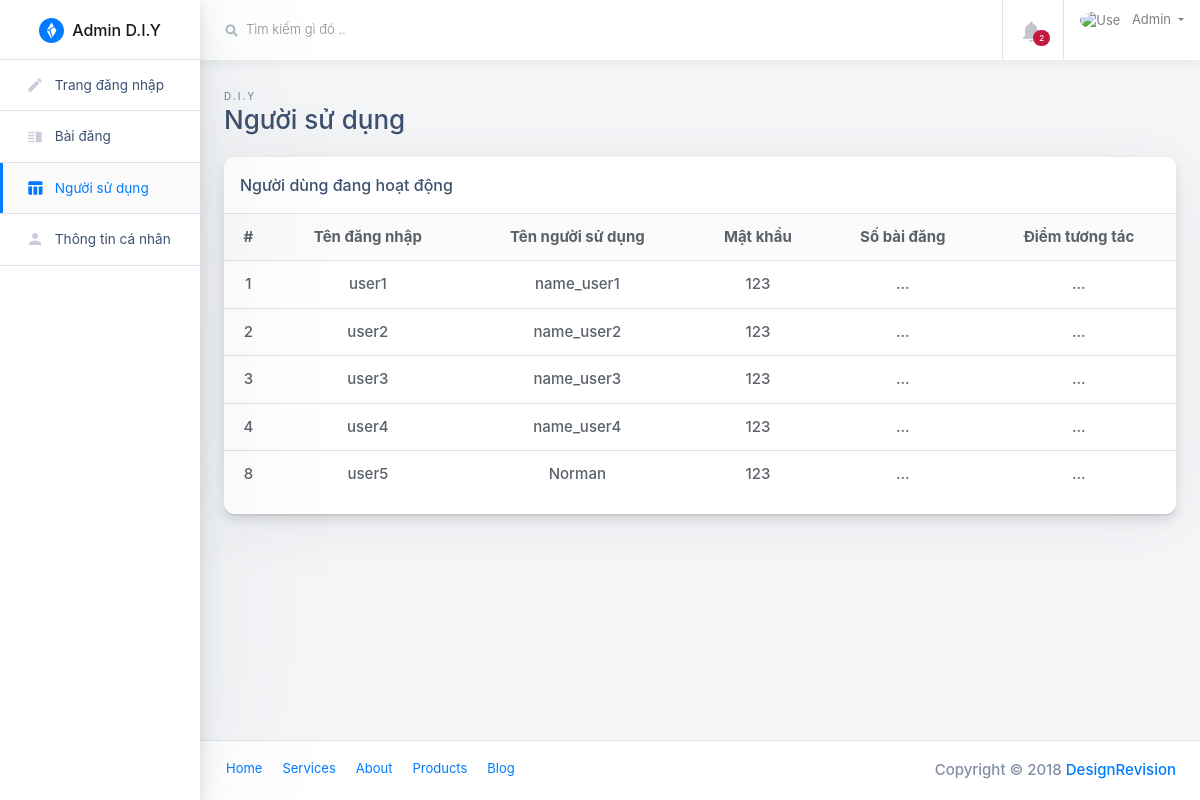
The page /src/Admin/tables.php on the database as committed earlier.
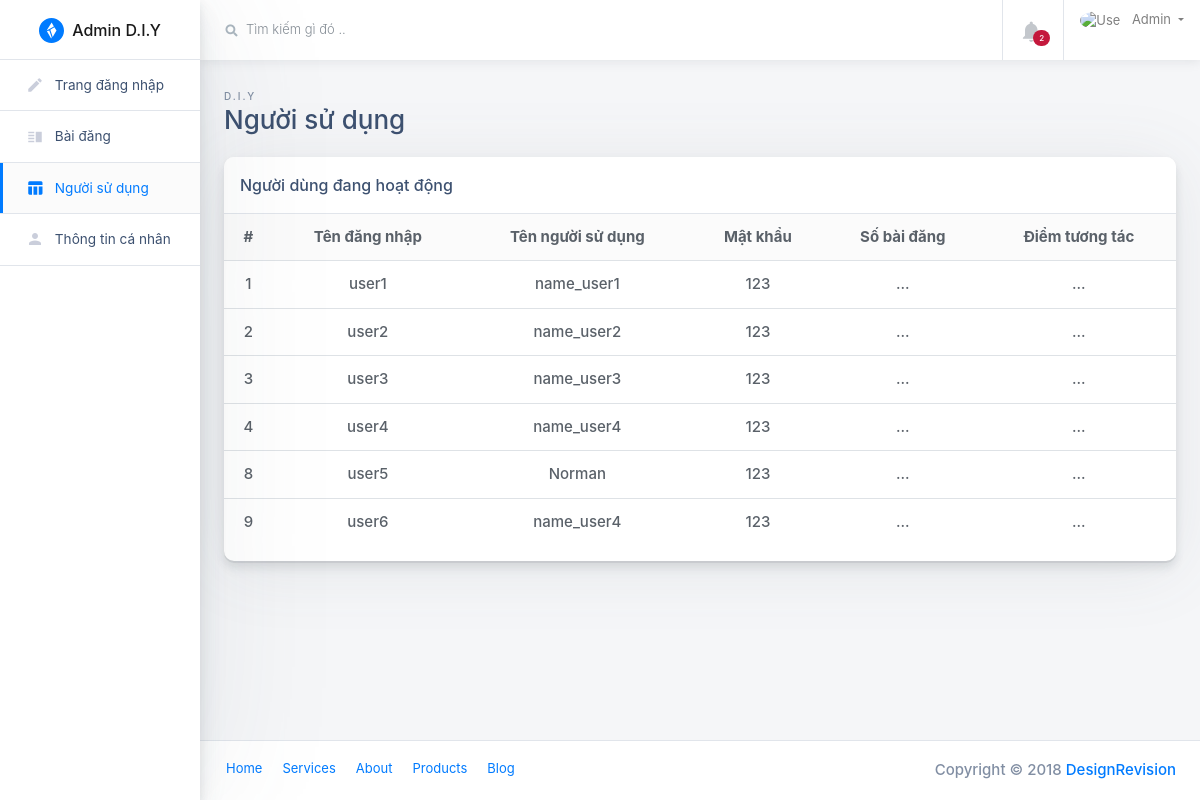
The same page on the database as committed later.
### tables this page shows
CREATE TABLE `account_login` (
  `id` int(8) NOT NULL,
  `username` varchar(200) NOT NULL,
  `nameAccount` varchar(200) NOT NULL,
  `password` varchar(36) NOT NULL,
  `title` varchar(200) NOT NULL
);

### src/Admin/tables.php (the view, shortened to what the changed rows need)
<?php
include "../../public/php/connect.php";
?>
<!doctype html>
<html class="no-js h-100" lang="en">
  <head>
    <link href="https://use.fontawesome.com/releases/v5.0.6/css/all.css" rel="stylesheet">
    <link rel="stylesheet" href="https://stackpath.bootstrapcdn.com/bootstrap/4.1.3/css/bootstrap.min.css">
    <link rel="stylesheet" id="main-stylesheet" data-version="1.1.0" href="styles/shards-dashboards.1.1.0.min.css">
    <link rel="stylesheet" href="styles/extras.1.1.0.min.css">
  </head>
  <body class="h-100">
        <div class="container-fluid">
      <div class="row">
        <main class="main-content col-lg-10 col-md-9 col-sm-12 p-0 offset-lg-2 offset-md-3">
          <div class="main-content-container container-fluid px-4">
            <div class="row">
              <div class="col">
                <div class="card card-small mb-4">
                  <div class="card-body p-0 pb-3 text-center">
                    <table class="table mb-0">
                      <thead class="bg-light">
                        <tr>
                          <th scope="col" class="border-0">#</th>
                          <th scope="col" class="border-0">Tên đăng nhập</th>
                          <th scope="col" class="border-0">Tên người sử dụng</th>
                          <th scope="col" class="border-0">Mật khẩu</th>
                          <th scope="col" class="border-0">Số bài đăng</th>
                          <th scope="col" class="border-0">Điểm tương tác</th>
                        </tr>
                      </thead>
                      <tbody>
                      <?php
                      $sql = "SELECT * FROM `account_login`";
                      $result = mysqli_query($conn,$sql);
                      while ($data = mysqli_fetch_array($result)){
                          echo '
                      <tr>
                          <td>'.$data["id"].'</td>
                          <td>'.$data["username"].'</td>
                          <td>'.$data["nameAccount"].'</td>
                          <td>'.$data["password"].'</td>
                          <td>...</td>
                          <td>...</td>
                        </tr>
                      ';
                      }
                      ?>
                      </tbody>
                    </table>
                  </div>
                </div>
              </div>
            </div>
          </div>
        </main>
      </div>
    </div>
  </body>
</html>

Rows that differ between the two databases and show on the page:
added account_login: id "9", username "user6", nameAccount "name_user4", password "123"
